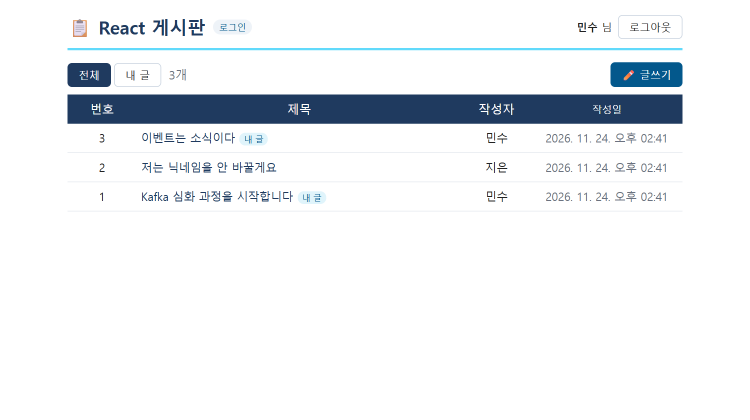
#> input picture tools/annot_base/d1_list_before.png, 1500 x 840 px (shown at 1/2 size)
$ python annotate.py annot_base/d1_list_before.png
#> lines starting #> are read from the running program, lines starting #| are printed output that depends on the picture
"""annotate.py - 교안 화면 캡처에 "여기를 보세요" 분홍 상자를 그린다.

    python tools/annotate.py            # tools/annot_base/*.jpg (상자 없는 원본) → docs/images/*.jpg (상자 그린 것)
    python tools/annotate.py --sheet    # 확인용으로 모든 결과를 한 장씩 모은 미리보기도 만든다

원본(annot_base)은 고치지 않는다. 상자 위치를 바꾸려면 아래 BOXES 의 좌표만 고치고 다시 실행한다.
좌표는 원본 그림의 픽셀 (왼쪽, 위, 오른쪽, 아래).
"""
import sys
from pathlib import Path

from PIL import Image, ImageDraw

ROOT = Path(__file__).resolve().parent.parent
BASE = ROOT / "tools" / "annot_base"
OUT = ROOT / "docs" / "images"
PINK = (255, 32, 140)

# 그림 → 강조할 상자 목록 (좌표는 원본 그림의 픽셀)
BOXES = {'d1_list_before.png': [(920, 240, 1060, 425)],
 'd2_profile.png': [(1120, 28, 1240, 78), (458, 553, 1042, 702)],
 'd3_list_after.png': [(1120, 28, 1240, 78), (920, 240, 1060, 425)],
 'j01_idea_home.png': [(242, 42, 335, 77)],
 'j02_open_dialog.png': [(244, 200, 850, 232), (740, 485, 838, 518)],
 'j03_trust.png': [(58, 124, 424, 154), (249, 186, 361, 222)],
 'j04_project_tree.png': [(64, 113, 155, 144), (64, 159, 157, 190), (64, 183, 157, 214)],
 'j05_gradle_panel.png': [(10, 76, 175, 200)],
 'j06_file_menu.png': [(32, 165, 270, 193)],
 'j07_project_structure.png': [(254, 168, 716, 204)],
 'j08_sdk_dropdown.png': [(72, 51, 444, 79), (72, 78, 244, 104)],
 'j09_app_class.png': [(108, 429, 225, 455), (358, 322, 390, 353)],
 'j10_run_menu.png': [(56, 41, 316, 69)],
 'j11_services_running.png': [(36, 80, 245, 147), (958, 226, 1502, 252)],
 's3_list_user.png': [(1140, 30, 1232, 80), (930, 250, 1060, 480)],
 's4_detail_owner.png': [(1172, 466, 1372, 526)],
 's5_detail_other.png': [(1266, 461, 1372, 526)],
 's6_docs_user.png': [(26, 396, 564, 448), (26, 767, 1472, 833)],
 's7_login_503.png': [(456, 284, 1044, 392)],
 'vs_terminal_cmd.jpg': [(1323, 6, 1377, 32), (12, 88, 163, 114)],
 'vs_terminal_profiles.jpg': [(15, 96, 165, 122), (15, 239, 165, 266), (245, 308, 280, 334)],
 'vs_terminal_ps.jpg': [(12, 38, 182, 64), (1304, 54, 1555, 84)],
 'vs_view_menu.jpg': [(150, 330, 362, 354)]}


def draw(name, boxes):
#> called with name = 'd1_list_before.png'
    im = Image.open(BASE / name).convert("RGB")
#> im is the input picture: PIL image 1500x840 RGB; mean R, G, B 237.6, 240.4, 243.3
    d = ImageDraw.Draw(im)
    # 선 굵기: PDF 에 줄어 들어갈 비율을 계산해서 종이 위에서 약 2.6pt 가 되게 한다
    #   (build_guide 의 그림 폭: 본문 폭의 86% = 약 424pt, 단 원래 크기 × 0.55pt 를 넘지 않음)
    shown = min(424, im.width * 0.55)
#> shown = 424
    w = max(3, round(2.6 * im.width / shown))
#> w = 9
    for x0, y0, x1, y1 in boxes:
        # 작은 상자는 선을 가늘게 (글자를 덮지 않게), 그리고 상자 바깥쪽으로 그린다
        bw = max(3, min(w, round(min(x1 - x0, y1 - y0) / 4)))
        g = bw // 2 + 2
        d.rounded_rectangle((x0 - g, y0 - g, x1 + g, y1 + g), radius=bw * 3, outline=PINK, width=bw)
    if name.endswith(".png"):
        im.save(OUT / name)
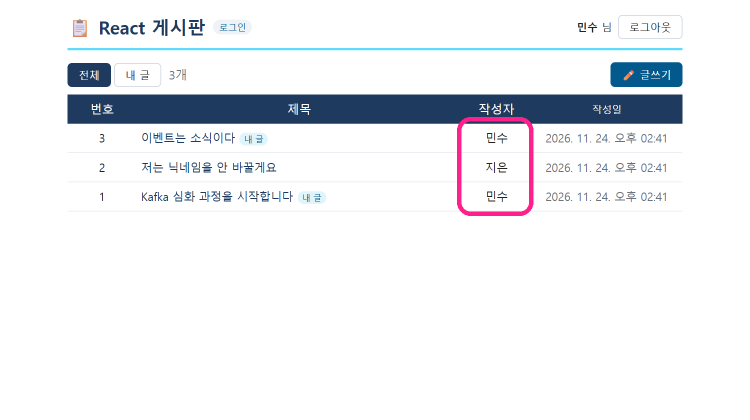
#> saved as d1_list_before.png: PIL image 1500x840 RGB (shown at 1/2 size); mean R, G, B 237.9, 239.6, 242.9
    else:
        im.save(OUT / name, quality=92)
    return im


def main():
    made = []
    for name, boxes in BOXES.items():
        if not (BASE / name).exists():
            print("원본 없음:", name)
            continue
        made.append((name, draw(name, boxes)))
#> pass 2 of the loop in main, `for name, boxes in BOXES.items():`:
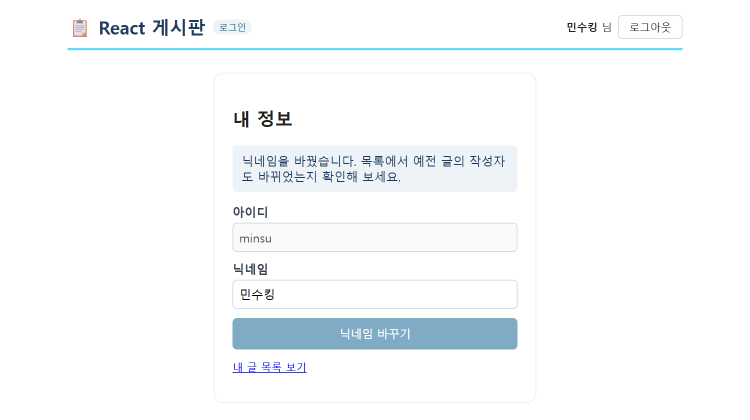
#> input picture tools/annot_base/d2_profile.png, 1500 x 840 px (shown at 1/2 size)
#> in draw, im is the input picture: PIL image 1500x840 RGB; mean R, G, B 247.7, 249.8, 251.3
#> in draw (call 2), `im.save(OUT / name)`:
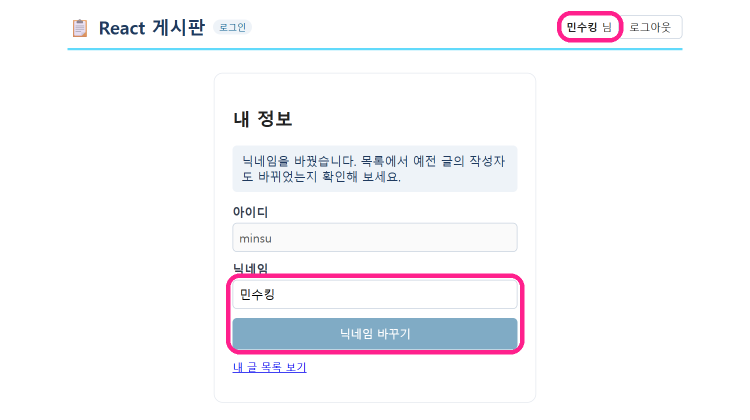
#> saved as d2_profile.png: PIL image 1500x840 RGB (shown at 1/2 size); mean R, G, B 247.7, 247, 249.8
#> pass 3 of the loop in main, `for name, boxes in BOXES.items():`:
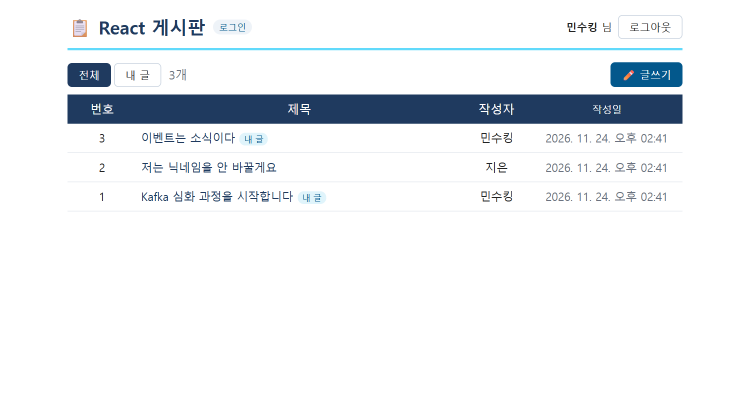
#> input picture tools/annot_base/d3_list_after.png, 1500 x 840 px (shown at 1/2 size)
#> in draw, im is the input picture: PIL image 1500x840 RGB; mean R, G, B 237.6, 240.4, 243.2
#> in draw (call 3), `im.save(OUT / name)`:
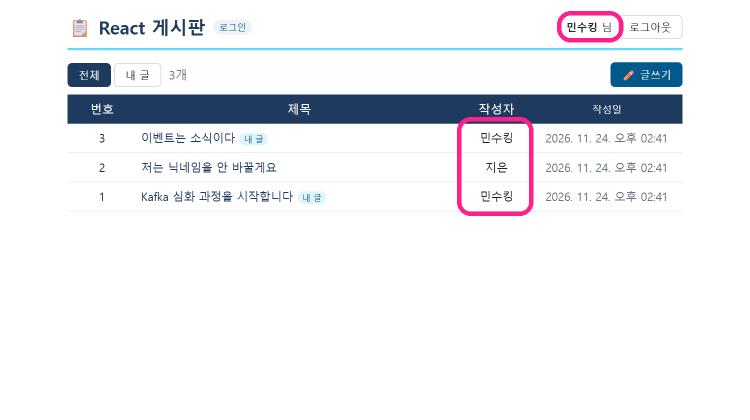
#> saved as d3_list_after.png: PIL image 1500x840 RGB (shown at 1/2 size); mean R, G, B 237.8, 239.1, 242.6
#> the loop made 23 passes; the first 3 are shown
    print(f"상자 그림 {len(made)}장")
    if "--sheet" in sys.argv:   # 확인용 미리보기 (6장씩 한 장)
        sheet_dir = ROOT / "tools" / "annot_preview"
        sheet_dir.mkdir(exist_ok=True)
        for k in range(0, len(made), 6):
            group = made[k:k + 6]
            thumbs = []
            for name, im in group:
                t = im.copy()
                t.thumbnail((760, 420))
                thumbs.append(t)
            sheet = Image.new("RGB", (1540, 3 * 440), "white")
            for i, t in enumerate(thumbs):
                sheet.paste(t, ((i % 2) * 770, (i // 2) * 440))
            sheet.save(sheet_dir / f"sheet{k // 6}.jpg", quality=85)


if __name__ == "__main__":
    main()
